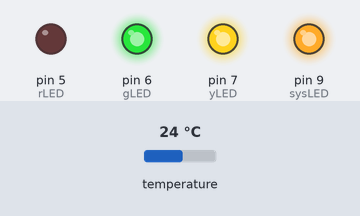
A sketch run on a simulated Arduino Uno, built with avr-gcc and run on an emulated ATmega328P. Shown: output pins drawn as LEDs (lit = HIGH). Dashed ring = blinking. The inputs (shaded band) are chosen by the test bench; at power-on: temperature 24 °C. WiFi joins after 1.5 s; servers stay silent unless stated.

Above: at 12.7 s.
12.8 s: temperature set to 27.3 °C
At 13.8 s:
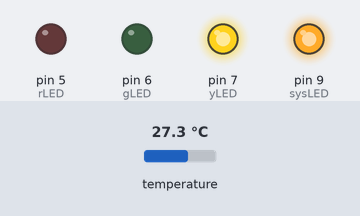
14.7 s: temperature set to 28.3 °C
At 19.59 s:
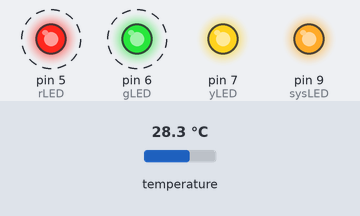
Timing chart, 0 to 24.2 s (numbered marks = the images above; inputs shaded):
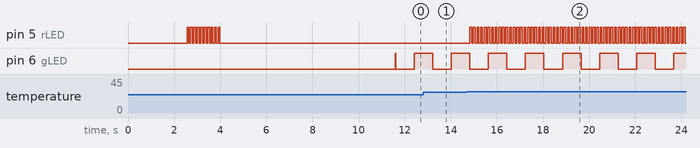

Measured:
- the behaviour switches between 27.9 and 28 °C on temperature (found by bisection; images 1 and 2)
- after the input at 14.7 s, pin 5 (rLED): alternates HIGH for 0.08 s and LOW for 0.08 s, starting after 0.12 s
- by itself, pin 6 (gLED): alternates HIGH for 0.80 s and LOW for 0.80 s

The sketch:

UP_temperature_sentry1_1.ino
```cpp
/**********************************************************************************************************************************************************

 johann.maxen@gmail.com - September 2014

 This is Arduino (Ethernet model Uno R3) firmware code to poll a Dallas Semiconductor DS18B20 temperature probe, then serve data over ethernet via HTTP
 to be read by a Nagios plugin or other scripts. A simple HTTP GET request returns the temperature

 (See <EOF> for I/O spec and notes)

***********************************************************************************************************************************************************/

#include <SPI.h>            // Required for Wiznet ethernet chip
#include <Ethernet.h>       // Required for ethernet library
#include <OneWire.h>        // Required for Dallas DS18B20 temp sensor one-wire protocol
#include <SoftwareSerial.h> // Required for writing serial data to 7 seg
#include <avr/wdt.h>        // Atmel AVR controller's watchdog timer lib

#define SENSOR_PIN 3        // Arduino pin for the temp sensor data line
#define SEGBRIGHT 160       // 7 seg brightness 0-255, determines the segment multiplexing interval
#define CONVERSIONDELAY 800 // Time (ms) to wait for temp conversion to complete, no less than 750 ms
#define HEARTBEAT 1233      // System heartbeat - can be used to drive independent timer interrupt
#define dSHORT 20           // Short delay in ms
#define dMEDIUM 50          // Medium delay in ms
#define dLONG 75            // Long delay in ms
#define BAUD 9600           // Baud rate for the 7 seg display
#define RADIX 0b00100010    // Radix indicators for the 7 seg
#define sysLED 9            // Small green SMD system status LED
#define auxsysLED 2         // Small red SMD secondary system status LED
#define rLED 5              // Alarm, flashing for warning, solid for critical
#define gLED 6              // Temperature sensor activity
#define yLED 7              // Ethernet activity
#define tMIN 0              // Over and underflow conditions for display
#define tMAX 99.9
#define SERIALTX 8          // 7 Segment serial TX
#define SERIALRX 7          // 7 Segment serial RX (Does not really exist, but Lib wants it)
#define IP_PORT 61033       // TCP listener port for HTTP server
#define MAC_ADDRESS {0x90, 0xA2, 0xDA, 0x0D, 0x58, 0x86} // MAC for the Wiznet device
#define WARNTEMP 28
#define CRITTEMP 30

unsigned long previousMillis = 0;
unsigned long syspreviousMillis = 0;
unsigned long sensorpreviousMillis = 0;
unsigned long currentMillisSensor = 0;
unsigned long rLEDpreviousMillis = 0;
unsigned long yLEDpreviousMillis = 0;

byte sensor_addr[8];
byte mac[] = MAC_ADDRESS;
byte gLEDState = LOW;
byte rLEDState = LOW;
byte yLEDState = LOW;

unsigned char conversionFlag = 0;
unsigned char z;
float celsius;

SoftwareSerial s7s(SERIALRX, SERIALTX);      // 7 segment object instance
OneWire ds(SENSOR_PIN);                      // DS18B20 object instance
EthernetServer server(IP_PORT);              // Wiznet Ethernet server object


void setup() {

    pinMode(sysLED, OUTPUT);                 // Init digital I/O
    pinMode(yLED, OUTPUT);
    pinMode(gLED, OUTPUT);
    pinMode(rLED, OUTPUT);
    ledsOff();
    ledOn(auxsysLED);

    s7s.begin(BAUD);                         // Setup the 7s display
    clearDisplay();
    setBrightness(SEGBRIGHT);
    clearDisplay();

    for(z=0;z<10;z++) {
      s7s.print("Init");
      delay(100);
      clearDisplay();
      delay(100);
    }

    s7s.print("Alr");                        // Test alarm
    delay(500);
    for(z=0;z<10;z++) {
      ledOn(rLED);
      delay(75);
      ledOff(rLED);
      delay(75);
    }
    clearDisplay();

    s7s.print("dHCp");
    delay(3000);
    while(!Ethernet.begin(mac));             // Init the ethernet device and start the server - DHCP request when no extra parameters are supplied

    server.begin();
    clearDisplay();

    s7s.print("SEnS");
    delay(3000);
    while(!ds.search(sensor_addr));         // Search for temp sensor on the OneWire bus and get its hex address

    ledOff(auxsysLED);
    ledOn(yLED);                            // Leave YELLOW on, only successful HTTP request can reset this, so if it stays on after reset, network's not OK

    wdt_enable(WDTO_8S);                    // Setup the watchdog timer for 8s timeout
    ledOn(sysLED);
}


void loop() {

    wdt_reset();                            // Keep the watchdog happy
    readTemp();                             // Get the temperature
    displayTemp();                          // Update the 7 segment
    listenEthernet();                       // Listen for incoming Ethernet connections:
    checkAlarms();                          // Process alarm conditions

}


void listenEthernet() {

    // Listen for incoming clients
    EthernetClient client = server.available();
    if (client) {          // Got a client request
      ledOn(yLED);
      // HTTP request ends with a blank line
      boolean currentLineIsBlank = true;
      while (client.connected()) {
        if (client.available()) {
          char c = client.read();
          // If you've gotten to the end of the line (received a newline
          // character) and the line is blank, the HTTP request has ended,
          // so you can send a reply
          if (c == '\n' && currentLineIsBlank) {
            // Send a standard HTTP response header
            client.println("HTTP/1.1 200 OK");
            client.println("Content-Type: text/html");
            client.println();
            // Print the current readings, in HTML format:
            client.print("T:");
            client.print(celsius);
            break;
          }
          if (c == '\n') {
            // Starting a new line
            currentLineIsBlank = true;
          }
          else if (c != '\r') {
            // You've got a character on the current line
            currentLineIsBlank = false;
          }
        }
      }
      // Give the web browser time to receive the data
      delay(5);
      // Close the connection:
      client.stop();
      ledOff(yLED);
    }

}


void readTemp() {

    /* Reads the DS18B20 temperature sensor, writes data into the global temperature var */

    if(conversionFlag == 0) {              // No conversion in progress, so initiate a new one
      toggleLEDg();
      conversionFlag = 1;
      ds.reset();
      ds.select(sensor_addr);
      ds.write(0x44, 1);                   // Request conversion, with parasite power on at the end
      return;
    }

    currentMillisSensor = millis();
    if((currentMillisSensor - sensorpreviousMillis > CONVERSIONDELAY) && conversionFlag == 1) {

      // If we get here, the conversion delay (minimum 750 ms for 12 bit conversion) has expired, and a conversion has already been requested, so fetch the data and reset the flags
      byte type_s = 0;
      byte temp_data[12];
      byte present = 0;
      byte i;

      present = ds.reset();
      ds.select(sensor_addr);
      ds.write(0xBE);                      // Read scratchpad
      for ( i = 0; i < 9; i++) {           // we need 9 bytes
        temp_data[i] = ds.read();
      }

      // Convert the data to actual temperature
      // because the result is a 16 bit signed integer, it should
      // be stored to an "int16_t" type, which is always 16 bits
      // even when compiled on a 32 bit processor.
      int16_t raw = (temp_data[1] << 8) | temp_data[0];
      if (type_s) {
        raw = raw << 3;                    // 9 bit resolution default
        if (temp_data[7] == 0x10) {        // Full 12 bit resolution
          raw = (raw & 0xFFF0) + 12 - temp_data[6];
        }
      } else {
        byte cfg = (temp_data[4] & 0x60);
        // At lower res, the low bits are undefined, so let's zero them
        // NB: default is 12 bit resolution, 750 ms conversion time
        if (cfg == 0x00) raw = raw & ~7;   // 9 bit resolution, 93.75 ms
        else if (cfg == 0x20) raw = raw & ~3; // 10 bit res, 187.5 ms
        else if (cfg == 0x40) raw = raw & ~1; // 11 bit res, 375 ms
      }

      celsius = (float)raw / 16.0;

      conversionFlag = 0;                  // Conversion complete - reset the flag and timer
      sensorpreviousMillis = currentMillisSensor;
    }

}


void displayTemp() {

    /* Displays the latest temp reading on the 7 seg */

    double t = 0;
    char tempString[10];                         // sprintf buffer for constructing temperature output

    t = round((double)(celsius*10));
    sprintf(tempString, "%3d%c",(int)t,0x5b);    // 0x5B for the 'C' indicator char

    if(t < tMIN*10 || t >= tMAX*10)              // Over- or underflow
      sprintf(tempString, "8888");

    s7s.print(tempString);
    setRadix(RADIX);                             // Enable radix 2 (bit 2) and Celsius apostrophe (bit 6)

}


void checkAlarms() {

  /* Red LED shares the driver's open collector with the buzzer */

    if(celsius >= WARNTEMP && celsius < CRITTEMP)
       toggleLEDr();
    if(celsius >= CRITTEMP)
       ledOn(rLED);
    if(celsius < WARNTEMP)
       ledOff(rLED);

}


void led(int tLED, unsigned char i, unsigned char uTime, unsigned char dTime) {

    /* Flashes tLED i times on I/O port */

    unsigned char j;

    for(j=0;j<i;j++) {
      digitalWrite(tLED, HIGH);  // turn the LED on
      delay(uTime);              // wait a little ON
      digitalWrite(tLED, LOW);   // turn the LED off by pulling the line LOW
      delay(dTime);              // wait a little OFF
    }

}


void clearDisplay() {

    /* Send the clear display command (0x76). Homes the cursor also */

    s7s.write(0x76);

}


void setBrightness(byte value) {

    /* Set the displays brightness. 0-255 */

    s7s.write(0x7A);
    s7s.write(value);

}


void setRadix(byte decimals) {

    /* Turn on any, none, or all of the 7 segment radix indicators.
       The six lowest bits in the decimals parameter sets a decimal
       (or colon, or apostrophe) on or off.
       [MSB] (X)(X)(Apos)(Colon)(Digit 4)(Digit 3)(Digit2)(Digit1) */

    s7s.write(0x77);
    s7s.write(decimals);

}


void ledsOff() {

    digitalWrite(sysLED,LOW);
    digitalWrite(rLED,LOW);
    digitalWrite(gLED,LOW);
    digitalWrite(yLED,LOW);
    digitalWrite(sysLED,LOW);
    digitalWrite(auxsysLED,LOW);

}


void ledOn(byte led) {

    digitalWrite(led,HIGH);

}


void ledOff(byte led) {

    digitalWrite(led,LOW);

}


void toggleLEDg() {

    if (gLEDState == LOW)
        gLEDState = HIGH;
    else
        gLEDState = LOW;
    digitalWrite(gLED,gLEDState);

}


void toggleLEDr() {

    unsigned long currentMillis = millis();

    if(currentMillis - rLEDpreviousMillis > dLONG) {
      rLEDpreviousMillis = currentMillis;

      if (rLEDState == LOW)
        rLEDState = HIGH;
      else
        rLEDState = LOW;

      // set the LED with the ledState of the variable:
      digitalWrite(rLED, rLEDState);
    }

}


void toggleLEDy() {

    unsigned long currentMillis = millis();

    if(currentMillis - yLEDpreviousMillis > dMEDIUM) {
      yLEDpreviousMillis = currentMillis;

      if (yLEDState == LOW)
        yLEDState = HIGH;
      else
        yLEDState = LOW;

      // set the LED with the ledState of the variable:
      digitalWrite(yLED, yLEDState);
    }

}


double round(double x) {

    /* BSD Unix implementation of round() instead of linking in the whole math.h lib just for one calc */

    double t;
    if (!isfinite(x)) return (x);
    if (x >= 0.0) {
      t = floor(x);
      if (t - x <= -0.5) t += 1.0;
        return (t);
    } else {
        t = floor(-x);
        if (t + x <= -0.5) t += 1.0;
          return (-t);
      }

}


/************************************************************
   I/O:

     5V   ----------------  VCC
     GND  ----------------  GND
      9   ----------------  System LED (SMD green)
      8   ----------------  7-Segment RX
      7   ----------------  Yellow LED
      6   ----------------  Green LED
      5   ----------------  Red LED/Buzzer
      3   ----------------  Temp sensor input
      2   ----------------  Aux system LED (SMD red)

*************************************************************/
```
